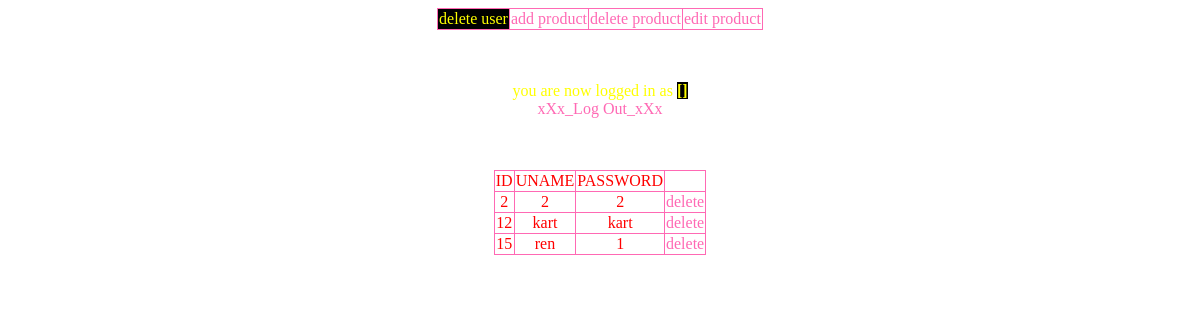
/admin/auser.php, run on the app's committed database.
### tables this page shows
CREATE TABLE `accounts` (
  `account_id` int(11) NOT NULL,
  `uname` varchar(50) NOT NULL,
  `pw` varchar(50) NOT NULL,
  `userlevel` int(11) NOT NULL
);

### admin/auser.php (the view, shortened to what this page needs)
<?php
                        echo"
                            <link rel='stylesheet' type='text/css' href='admincss.css'>
                            <table>
                            <tr>
                                <td style='background-color:black;'><p>delete user</p></td>
                                <td id='nav'><a href='aproduct.php'>add product</a></td>
                                <td id='nav'><a href='adproduct.php'>delete product</a></td>
                                <td id='nav'><a href='aeproduct.php'>edit product</a></td>
                            <tr>
                            </table>
                            <br>
                            <br>
                            <p>you are now logged in as <strong style='background-color:black;'>[$_SESSION[uname]]</strong></br><a href='../logout.php'>xXx_Log Out_xXx</a></p>
                            <br>
                            <br>
                        ";
echo"<table>";
echo"
                    <tr>
                        <td>ID</td>
                        <td>UNAME</td>
                        <td>PASSWORD</td>
                    </tr>
                    ";
                        $query = "SELECT * FROM `accounts` WHERE `userlevel` = 0";
                        $result = mysql_query($query);
                        while($row = mysql_fetch_assoc($result)){
                            echo "<tr>
                                    <td>$row[account_id]</td>
                                    <td>$row[uname]</td>
                                    <td>$row[pw]</td>
                                    <td  id='ahor'><a href='auser.php?id=$row[account_id]'>delete</a></td>
                                </tr>";
                        }
echo"</table>";
?>
<head>
<head>

### admin/admincss.css (style rules this page uses)
td { border:1px solid hotpink; text-align:center; color:red; }
a { text-decoration:none; color:hotpink; text-align:center; }
table { border:1px solid hotpink; border-collapse:collapse; margin:auto; }
p { text-align:center; color:yellow; }

### data on the page
accounts: account_id "2", uname "2", pw "2"
accounts: account_id "12", uname "kart", pw "kart"
accounts: account_id "15", uname "ren", pw "1"
